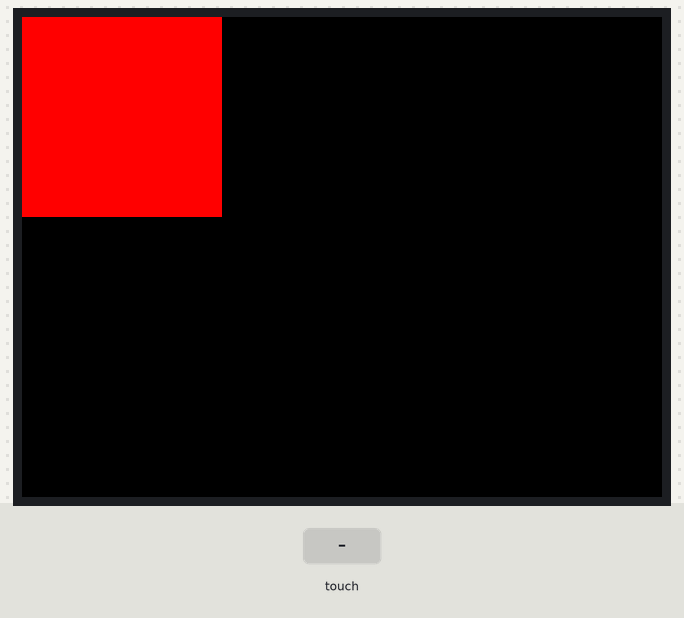
Bench run of a sketch on a simulated Arduino Uno, built with avr-gcc and run on an emulated ATmega328P. On the bench: 320×240 colour display. Inputs (shaded band) come from the test bench. What the sketch prints to the serial monitor is not drawn.

Above: at 1.4 s.

The sketch:

tftpaint_copy_20240416083247.ino
```cpp
// Paint example specifically for the TFTLCD breakout board.
// If using the Arduino shield, use the tftpaint_shield.pde sketch instead!
// DOES NOT CURRENTLY WORK ON ARDUINO LEONARDO
//Technical support:goodtft@163.com

#include <Elegoo_GFX.h>    // Core graphics library
#include <Elegoo_TFTLCD.h> // Hardware-specific library
#include <TouchScreen.h>

#if defined(__SAM3X8E__)
    #undef __FlashStringHelper::F(string_literal)
    #define F(string_literal) string_literal
#endif

// When using the BREAKOUT BOARD only, use these 8 data lines to the LCD:
// For the Arduino Uno, Duemilanove, Diecimila, etc.:
//   D0 connects to digital pin 8  (Notice these are
//   D1 connects to digital pin 9   NOT in order!)
//   D2 connects to digital pin 2
//   D3 connects to digital pin 3
//   D4 connects to digital pin 4
//   D5 connects to digital pin 5
//   D6 connects to digital pin 6
//   D7 connects to digital pin 7

// For the Arduino Mega, use digital pins 22 through 29
// (on the 2-row header at the end of the board).
//   D0 connects to digital pin 22
//   D1 connects to digital pin 23
//   D2 connects to digital pin 24
//   D3 connects to digital pin 25
//   D4 connects to digital pin 26
//   D5 connects to digital pin 27
//   D6 connects to digital pin 28
//   D7 connects to digital pin 29

// For the Arduino Due, use digital pins 33 through 40
// (on the 2-row header at the end of the board).
//   D0 connects to digital pin 33
//   D1 connects to digital pin 34
//   D2 connects to digital pin 35
//   D3 connects to digital pin 36
//   D4 connects to digital pin 37
//   D5 connects to digital pin 38
//   D6 connects to digital pin 39
//   D7 connects to digital pin 40
/*
#define YP 9  // must be an analog pin, use "An" notation!
#define XM 8  // must be an analog pin, use "An" notation!
#define YM A2   // can be a digital pin
#define XP A3   // can be a digital pin
*/

#define YP A3  // must be an analog pin, use "An" notation!
#define XM A2  // must be an analog pin, use "An" notation!
#define YM 9   // can be a digital pin
#define XP 8   // can be a digital pin
/*
#define TS_MINX 50
#define TS_MAXX 920

#define TS_MINY 100
#define TS_MAXY 940
*/
//Touch For New ILI9341 TP
#define TS_MINX 120
#define TS_MAXX 900

#define TS_MINY 70
#define TS_MAXY 920

// For better pressure precision, we need to know the resistance
// between X+ and X- Use any multimeter to read it
// For the one we're using, its 300 ohms across the X plate
TouchScreen ts = TouchScreen(XP, YP, XM, YM, 300);

#define LCD_CS A3
#define LCD_CD A2
#define LCD_WR A1
#define LCD_RD A0
// optional
#define LCD_RESET A4

// Assign human-readable names to some common 16-bit color values:
#define	BLACK   0x0000
#define	BLUE    0x001F
#define	RED     0xF800
#define	GREEN   0x07E0
#define CYAN    0x07FF
#define MAGENTA 0xF81F
#define YELLOW  0xFFE0
#define WHITE   0xFFFF


Elegoo_TFTLCD tft(LCD_CS, LCD_CD, LCD_WR, LCD_RD, LCD_RESET);

#define BOXSIZE 40
#define PENRADIUS 3
int oldcolor, currentcolor;

void setup(void) {
  Serial.begin(9600);
  Serial.println(F("Paint!"));

  tft.reset();

  uint16_t identifier = tft.readID();
  if(identifier == 0x9325) {
    Serial.println(F("Found ILI9325 LCD driver"));
  } else if(identifier == 0x9328) {
    Serial.println(F("Found ILI9328 LCD driver"));
  } else if(identifier == 0x4535) {
    Serial.println(F("Found LGDP4535 LCD driver"));
  }else if(identifier == 0x7575) {
    Serial.println(F("Found HX8347G LCD driver"));
  } else if(identifier == 0x9341) {
    Serial.println(F("Found ILI9341 LCD driver"));
  } else if(identifier == 0x8357) {
    Serial.println(F("Found HX8357D LCD driver"));
  } else if(identifier==0x0101)
  {
      identifier=0x9341;
       Serial.println(F("Found 0x9341 LCD driver"));
  }else {
    Serial.print(F("Unknown LCD driver chip: "));
    Serial.println(identifier, HEX);
    Serial.println(F("If using the Elegoo 2.8\" TFT Arduino shield, the line:"));
    Serial.println(F("  #define USE_Elegoo_SHIELD_PINOUT"));
    Serial.println(F("should appear in the library header (Elegoo_TFT.h)."));
    Serial.println(F("If using the breakout board, it should NOT be #defined!"));
    Serial.println(F("Also if using the breakout, double-check that all wiring"));
    Serial.println(F("matches the tutorial."));
    identifier=0x9341;

  }

  tft.begin(identifier);
  tft.setRotation(1);

  tft.fillScreen(BLACK);

  /*tft.fillRect(0, 0, BOXSIZE, BOXSIZE, RED);
  tft.fillRect(BOXSIZE, 0, BOXSIZE, BOXSIZE, YELLOW);
  tft.fillRect(BOXSIZE*2, 0, BOXSIZE, BOXSIZE, GREEN);
  tft.fillRect(BOXSIZE*3, 0, BOXSIZE, BOXSIZE, CYAN);
  tft.fillRect(BOXSIZE*4, 0, BOXSIZE, BOXSIZE, BLUE);
  tft.fillRect(BOXSIZE*5, 0, BOXSIZE, BOXSIZE, MAGENTA);
  // tft.fillRect(BOXSIZE*6, 0, BOXSIZE, BOXSIZE, WHITE);*/

  //tft.drawRect(0, 0, BOXSIZE, BOXSIZE, WHITE);
  //currentcolor = RED;

  pinMode(13, OUTPUT);
}

#define MINPRESSURE 10
#define MAXPRESSURE 1000

int xtouch = 0;
int ytouch = 0;

void loop()
{
  tft.fillRect(0, 0, 100, 100, RED);
  digitalWrite(13, HIGH);
  TSPoint p = ts.getPoint();
  digitalWrite(13, LOW);

  // map the touch screen coordinates to our drawing coordinates.
  xtouch = map(p.y, TS_MINY, TS_MAXY, 0, tft.width());
  ytouch = map(p.x, TS_MINX, TS_MAXX, 0, tft.height());


  // if sharing pins, you'll need to fix the directions of the touchscreen pins
  //pinMode(XP, OUTPUT);
  pinMode(XM, OUTPUT);
  pinMode(YP, OUTPUT);
  //pinMode(YM, OUTPUT);

  // we have some minimum pressure we consider 'valid'
  // pressure of 0 means no pressing!
  if (p.z > MINPRESSURE && p.z < MAXPRESSURE) {
    Serial.print("x = ");
    Serial.print(xtouch);
    Serial.print(", y = ");
    Serial.println(ytouch);

    if (xtouch >= 0 && xtouch <= 100 && ytouch >= 0 && ytouch <= 100){
      //tft.println("you are touching");
      Serial.println("touching button");
    }

    Serial.println("touching");


  }
  delay (50);

  /*if (p.z > MINPRESSURE && p.z < MAXPRESSURE) {
    /*
    Serial.print("X = "); Serial.print(p.x);
    Serial.print("\tY = "); Serial.print(p.y);
    Serial.print("\tPressure = "); Serial.println(p.z);
    */

    /*if (p.y < (TS_MINY-5)) {
      Serial.println("erase");
      // press the bottom of the screen to erase
      tft.fillRect(0, BOXSIZE, tft.width(), tft.height()-BOXSIZE, BLACK);
    }
    // scale from 0->1023 to tft.width
    p.x = map(p.x, TS_MINX, TS_MAXX, tft.width(), 0);
    //p.x = tft.width()-map(p.x, TS_MINX, TS_MAXX, tft.width(), 0);
    p.y = (tft.height()-map(p.y, TS_MINY, TS_MAXY, tft.height(), 0));
     //p.y = map(p.y, TS_MINY, TS_MAXY, tft.height(), 0);
    /*
    Serial.print("("); Serial.print(p.x);
    Serial.print(", "); Serial.print(p.y);
    Serial.println(")");
    */
    /*if (p.y < BOXSIZE) {
       oldcolor = currentcolor;

       if (p.x < BOXSIZE) {
         currentcolor = RED;
         tft.drawRect(0, 0, BOXSIZE, BOXSIZE, WHITE);
       } else if (p.x < BOXSIZE*2) {
         currentcolor = YELLOW;
         tft.drawRect(BOXSIZE, 0, BOXSIZE, BOXSIZE, WHITE);
       } else if (p.x < BOXSIZE*3) {
         currentcolor = GREEN;
         tft.drawRect(BOXSIZE*2, 0, BOXSIZE, BOXSIZE, WHITE);
       } else if (p.x < BOXSIZE*4) {
         currentcolor = CYAN;
         tft.drawRect(BOXSIZE*3, 0, BOXSIZE, BOXSIZE, WHITE);
       } else if (p.x < BOXSIZE*5) {
         currentcolor = BLUE;
         tft.drawRect(BOXSIZE*4, 0, BOXSIZE, BOXSIZE, WHITE);
       } else if (p.x < BOXSIZE*6) {
         currentcolor = MAGENTA;
         tft.drawRect(BOXSIZE*5, 0, BOXSIZE, BOXSIZE, WHITE);
       }

       if (oldcolor != currentcolor) {
          if (oldcolor == RED) tft.fillRect(0, 0, BOXSIZE, BOXSIZE, RED);
          if (oldcolor == YELLOW) tft.fillRect(BOXSIZE, 0, BOXSIZE, BOXSIZE, YELLOW);
          if (oldcolor == GREEN) tft.fillRect(BOXSIZE*2, 0, BOXSIZE, BOXSIZE, GREEN);
          if (oldcolor == CYAN) tft.fillRect(BOXSIZE*3, 0, BOXSIZE, BOXSIZE, CYAN);
          if (oldcolor == BLUE) tft.fillRect(BOXSIZE*4, 0, BOXSIZE, BOXSIZE, BLUE);
          if (oldcolor == MAGENTA) tft.fillRect(BOXSIZE*5, 0, BOXSIZE, BOXSIZE, MAGENTA);
       }
    }
    if (((p.y-PENRADIUS) > BOXSIZE) && ((p.y+PENRADIUS) < tft.height())) {
      tft.fillCircle(p.x, p.y, PENRADIUS, currentcolor);
    }
  }*/
}
```
